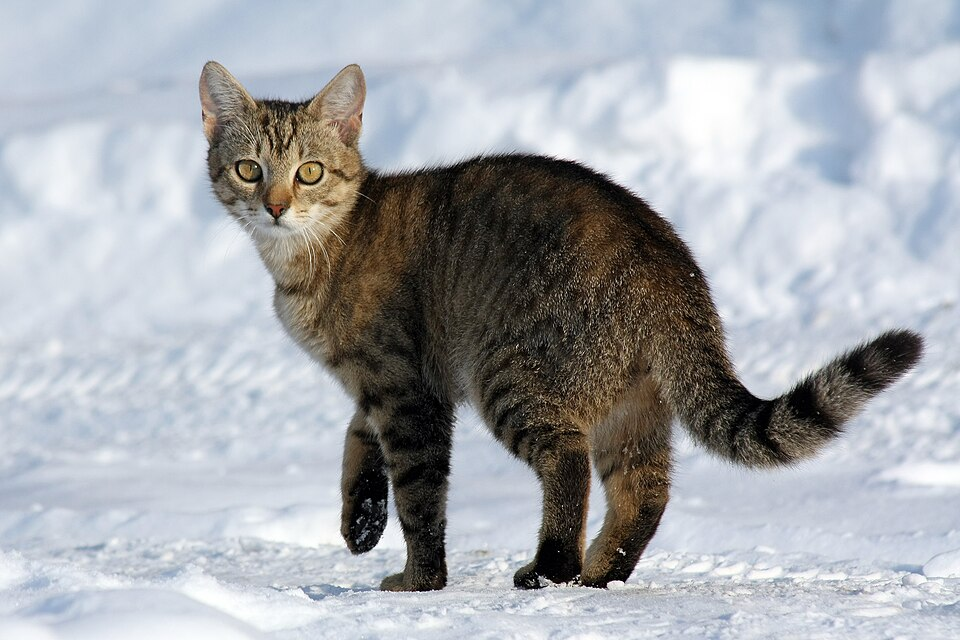
//> input picture 12/kadai/images/cat2.jpg, 960 x 640 px
$ ./mc12-kadai images/cat2.jpg   (built with g++ and OpenCV 4)
//> lines starting //> are read from the running program, lines starting //| are printed output that depends on the picture; after the words box and inside, x2 and y2 are one past the last pixel; in counts of white or black regions, pixels touching at a corner belong together
//> further down, srcImg is the input picture: 640 rows x 960 cols, CV_8UC3; mean B, G, R 173.7, 169, 165.9
// g++ -std=c++11 mc12-kadai.cpp `pkg-config --cflags --libs opencv4`
// 第12回課題: 人の顔以外のカスケード分類器を探して使う
// → OpenCV公式配布の「猫の正面顔」検出器 haarcascade_frontalcatface_extended.xml を使用
//   出典: https://github.com/opencv/opencv/tree/master/data/haarcascades
//   (Joseph Howse 作, LBP/Haar ベースの猫顔検出器)
//
// 使い方:
//   ./a.out 画像ファイル   → 静止画から猫顔検出、結果を images/catResult.jpg に保存
//   ./a.out               → 内蔵カメラ映像からリアルタイム検出 (qで終了)
#include <iostream>
#include <opencv2/opencv.hpp>
#include <opencv2/objdetect/objdetect.hpp>

// 検出して矩形を描画する共通処理
static int detectAndDraw(cv::CascadeClassifier &cascade, const cv::Mat &src, cv::Mat &dst) {
    dst = src.clone();
    cv::Mat gray;
    cv::cvtColor(src, gray, cv::COLOR_BGR2GRAY);
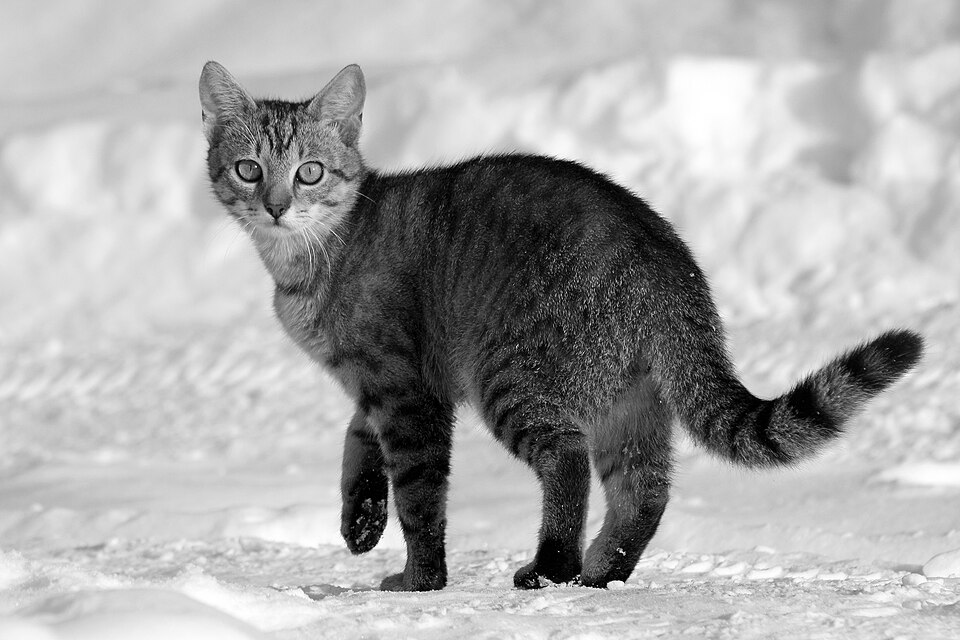
//> gray: 640 rows x 960 cols, CV_8UC1; min 0, max 255, mean 168.6
    cv::equalizeHist(gray, gray);  // 明るさを正規化して検出精度を上げる
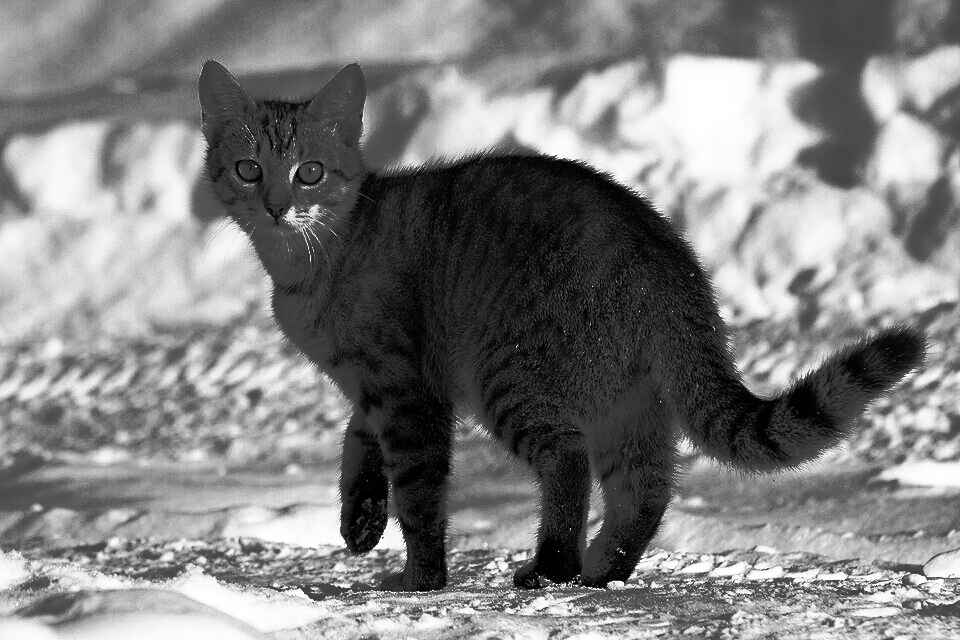
//> gray: 640 rows x 960 cols, CV_8UC1; min 0, max 255, mean 128.3

    std::vector<cv::Rect> cats;
    // 猫顔検出器は人の顔用より検出が渋いため、拡大率を1.02と細かくして取り逃しを減らす
    // (1.1 では images/cat2.jpg の猫顔を取り逃した)
    // 一方で誤検出も出やすいので近傍数を8まで上げて抑制 (3ではしっぽを誤検出)
    cascade.detectMultiScale(gray, cats, 1.02, 8, 0, cv::Size(100, 100));
//> cats = 1 Rect (x, y, width, height): [212, 118, 131, 131]

    for (size_t i = 0; i < cats.size(); i++) {
        cv::rectangle(dst, cats[i], cv::Scalar(0, 0, 255), 3);
        cv::putText(dst, "cat", cv::Point(cats[i].x, cats[i].y - 8),
                    cv::FONT_HERSHEY_SIMPLEX, 0.8, cv::Scalar(0, 0, 255), 2);
    }
//> this loop made 1 pass
//> pass 1, in detectAndDraw, `cv::putText(dst, "cat", cv::Point(cats[i].x, cats[i].y - 8), cv::FONT_..`:
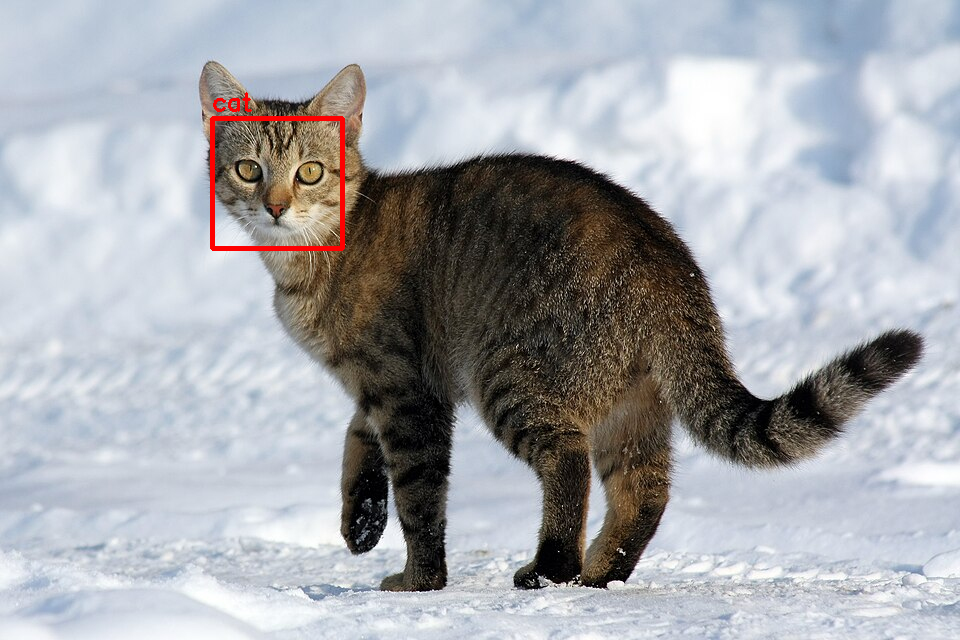
//> dst: 640 rows x 960 cols, CV_8UC3; 0.47% of pixels changed, all inside (x1, y1, x2, y2) = (210, 92, 345, 251)
    return (int)cats.size();
}

int main(int argc, char *argv[]) {
    cv::CascadeClassifier cascade;
    cascade.load("cascade/haarcascade_frontalcatface_extended.xml");
    if (cascade.empty()) {
        printf("Cascade file not found\n");
        return -1;
    }

    if (argc >= 2) {
        // 静止画モード
        cv::Mat srcImg = cv::imread(argv[1]);
        if (srcImg.empty()) {
            printf("Image file not found\n");
            return -1;
        }
        cv::Mat resultImg;
        int n = detectAndDraw(cascade, srcImg, resultImg);
//> n = 1
        printf("detected: %d cat face(s)\n", n);
//| detected: 1 cat face(s)
        cv::imwrite("images/catResult.jpg", resultImg);
        if (getenv("HEADLESS") == NULL) {
            cv::imshow("result", resultImg);
            cv::waitKey(0);
        }
        return 0;
//> (the program exits here)

$ run again, with 12/kadai/images/cat.jpg copied over 12/kadai/images/cat2.jpg
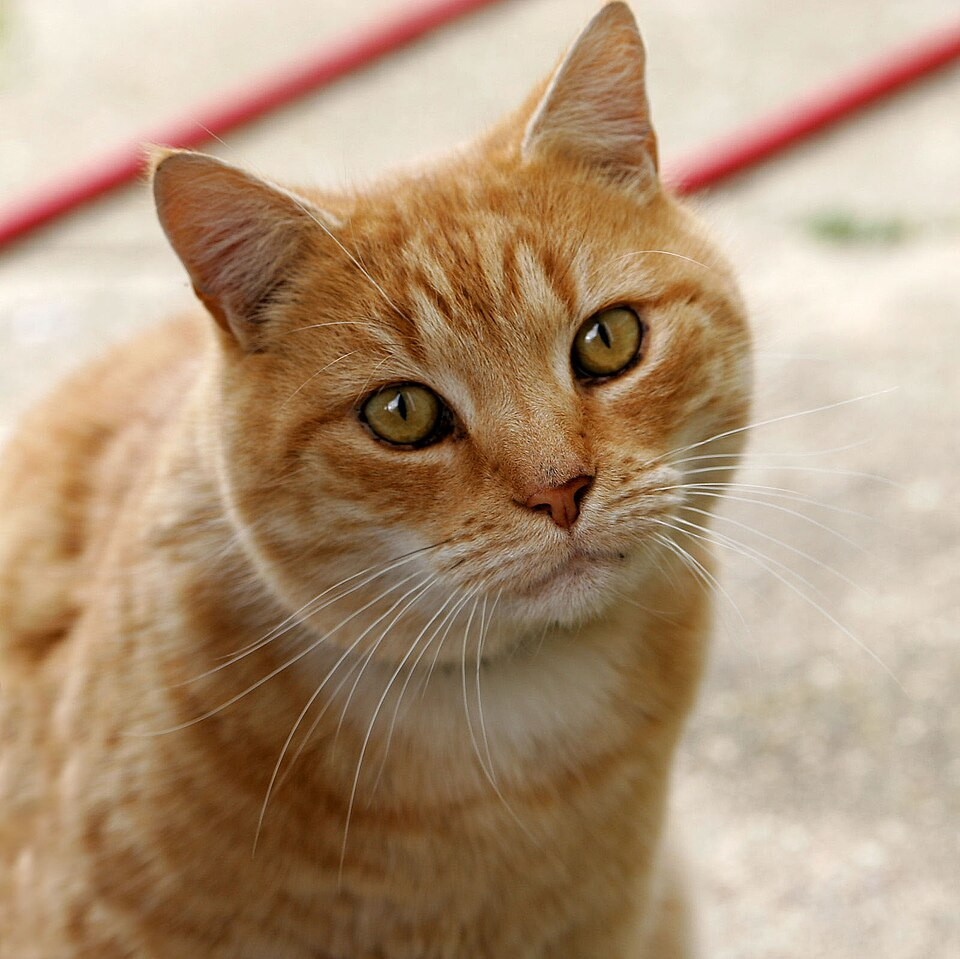
//> input picture 12/kadai/images/cat.jpg, 960 x 959 px
//> srcImg is the input picture: 959 rows x 960 cols, CV_8UC3; mean B, G, R 120.8, 148.8, 175.9
//> in detectAndDraw, `cv::cvtColor(src, gray, cv::COLOR_BGR2GRAY);`:
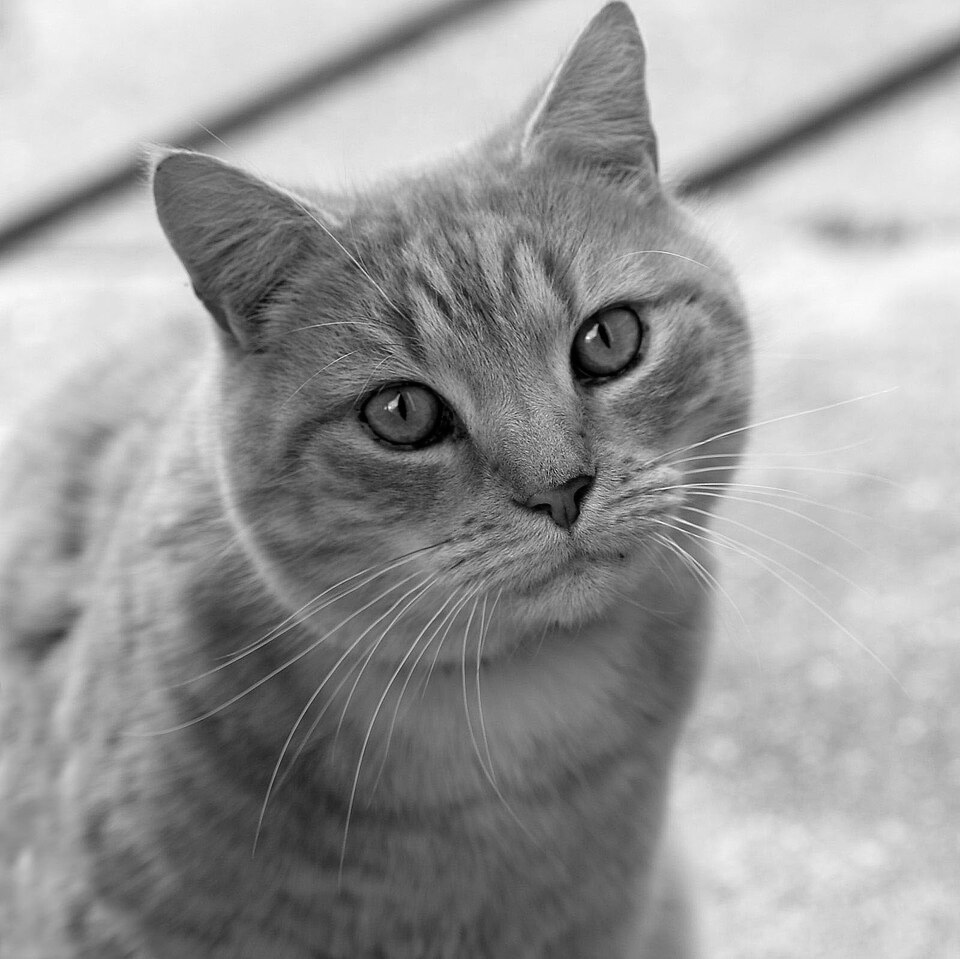
//> gray: 959 rows x 960 cols, CV_8UC1; min 0, max 254, mean 153.7
//> in detectAndDraw, `cv::equalizeHist(gray, gray);`:
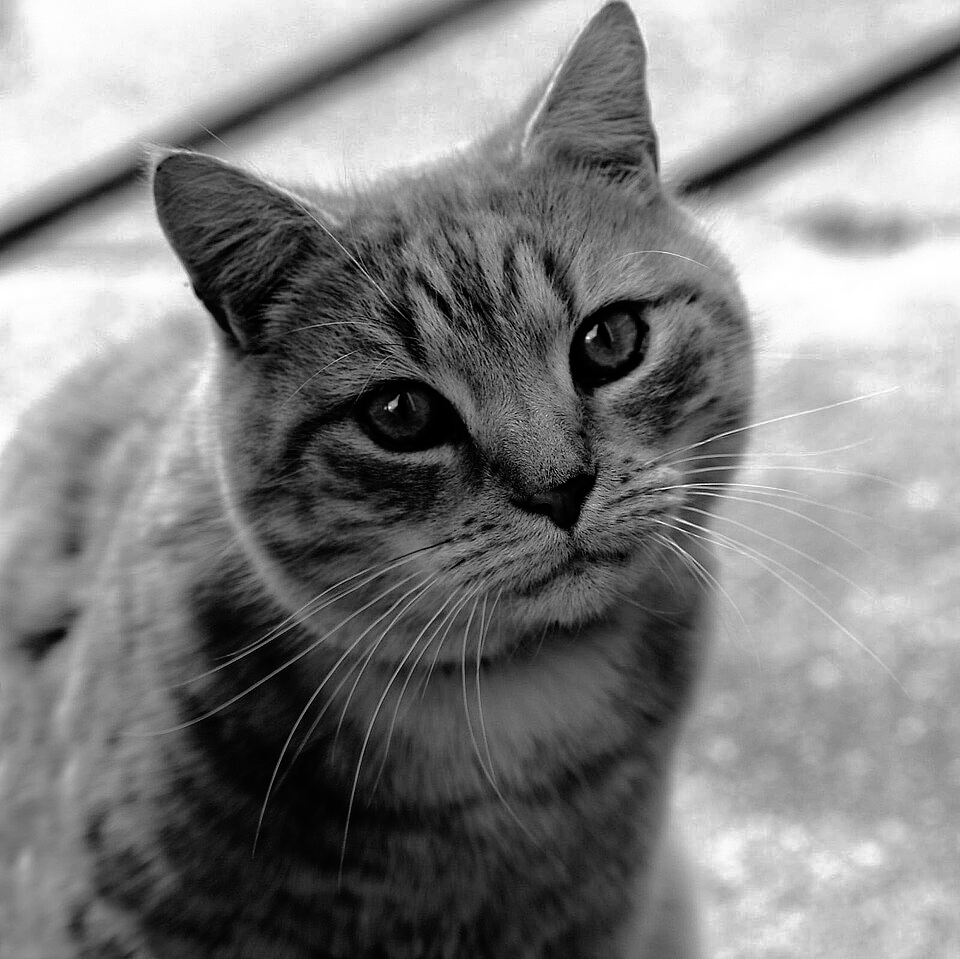
//> gray: 959 rows x 960 cols, CV_8UC1; min 0, max 255, mean 128.2
//> cats = empty
//> n = 0
//| detected: 0 cat face(s)

$ run again, with 12/kadai/images/highway.jpg copied over 12/kadai/images/cat2.jpg
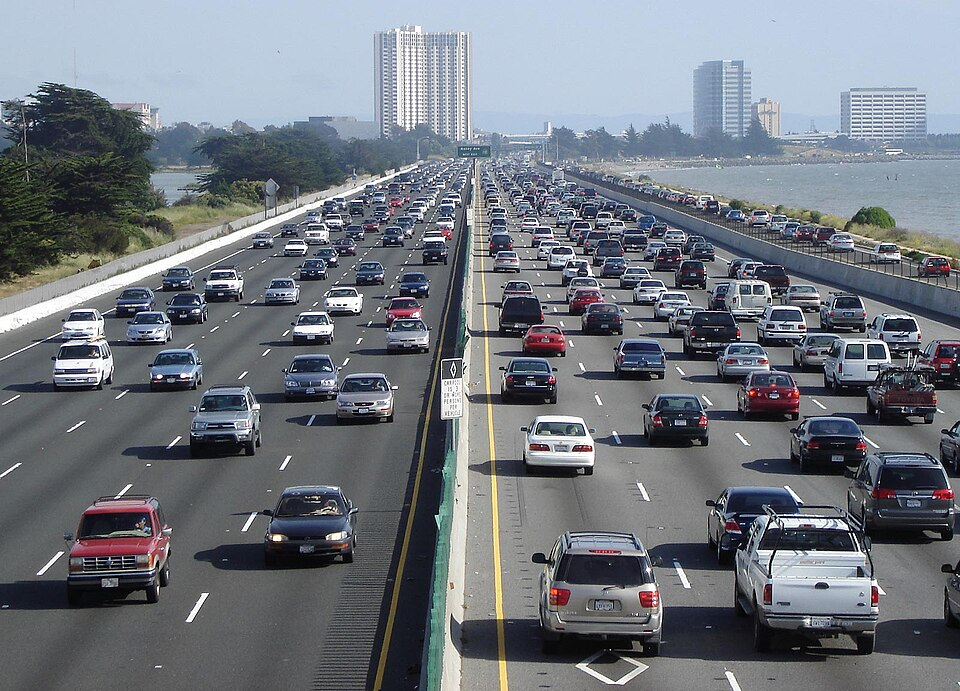
//> input picture 12/kadai/images/highway.jpg, 960 x 691 px
//> srcImg is the input picture: 691 rows x 960 cols, CV_8UC3; mean B, G, R 126.9, 119.2, 113.9
//> in detectAndDraw, `cv::cvtColor(src, gray, cv::COLOR_BGR2GRAY);`:
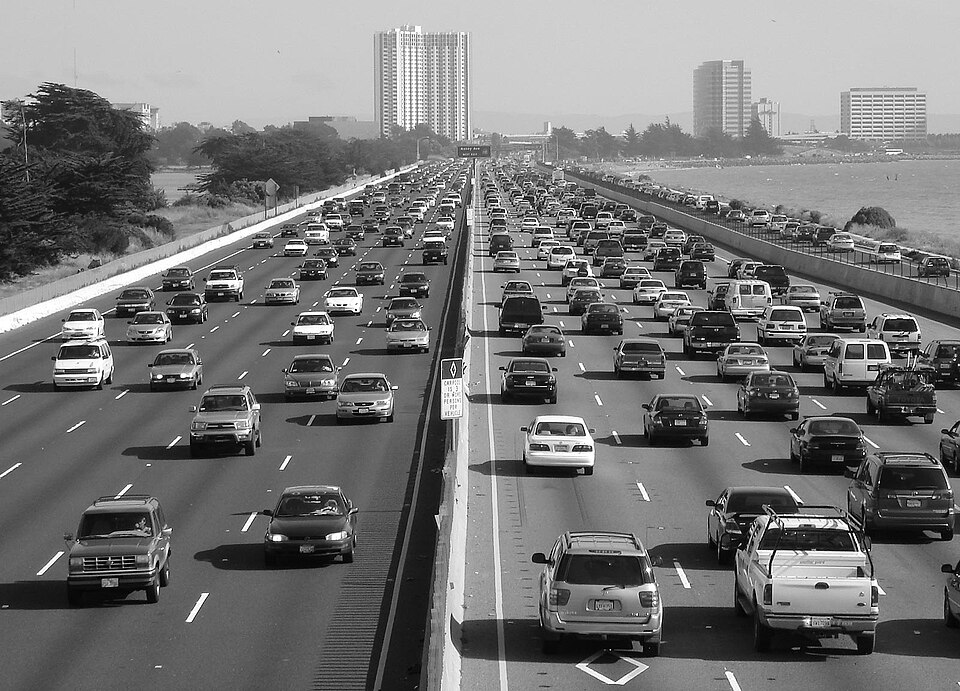
//> gray: 691 rows x 960 cols, CV_8UC1; min 0, max 255, mean 118.5
//> in detectAndDraw, `cv::equalizeHist(gray, gray);`:
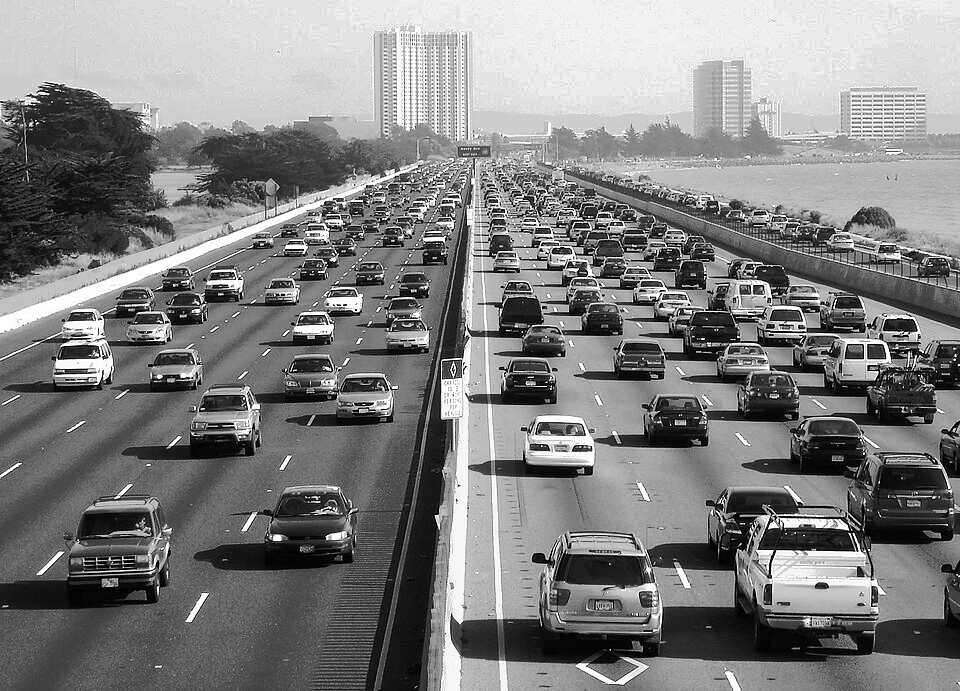
//> gray: 691 rows x 960 cols, CV_8UC1; min 0, max 255, mean 128.2
//> cats = empty
//> n = 0
//| detected: 0 cat face(s)

$ run again, with 12/kadai/images/traffic.jpg copied over 12/kadai/images/cat2.jpg
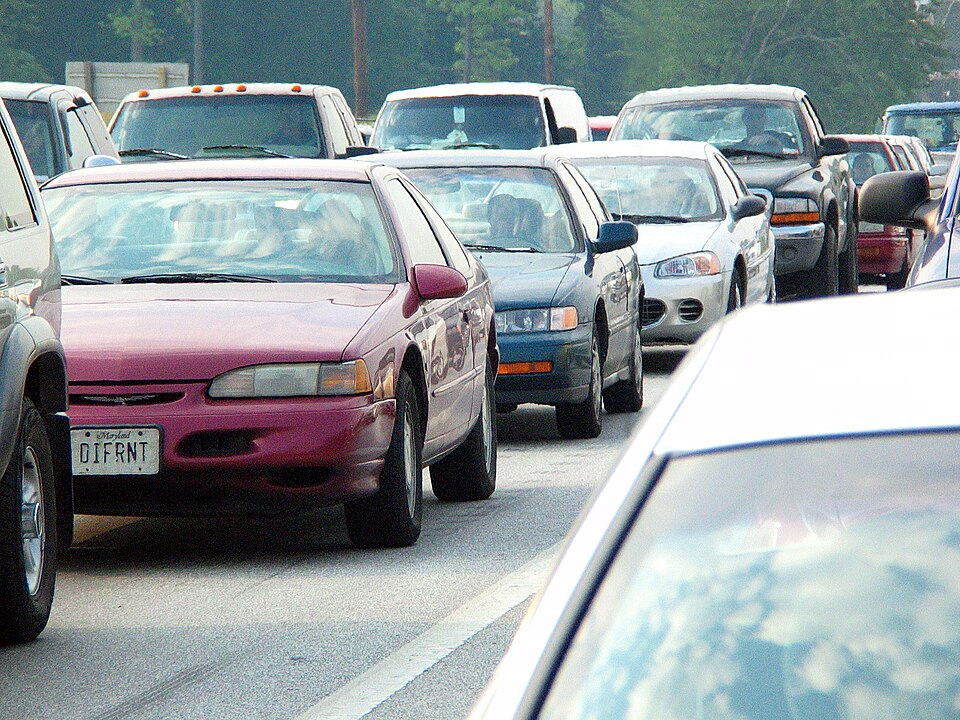
//> input picture 12/kadai/images/traffic.jpg, 960 x 720 px
//> srcImg is the input picture: 720 rows x 960 cols, CV_8UC3; mean B, G, R 159.8, 156.4, 147
//> in detectAndDraw, `cv::cvtColor(src, gray, cv::COLOR_BGR2GRAY);`:
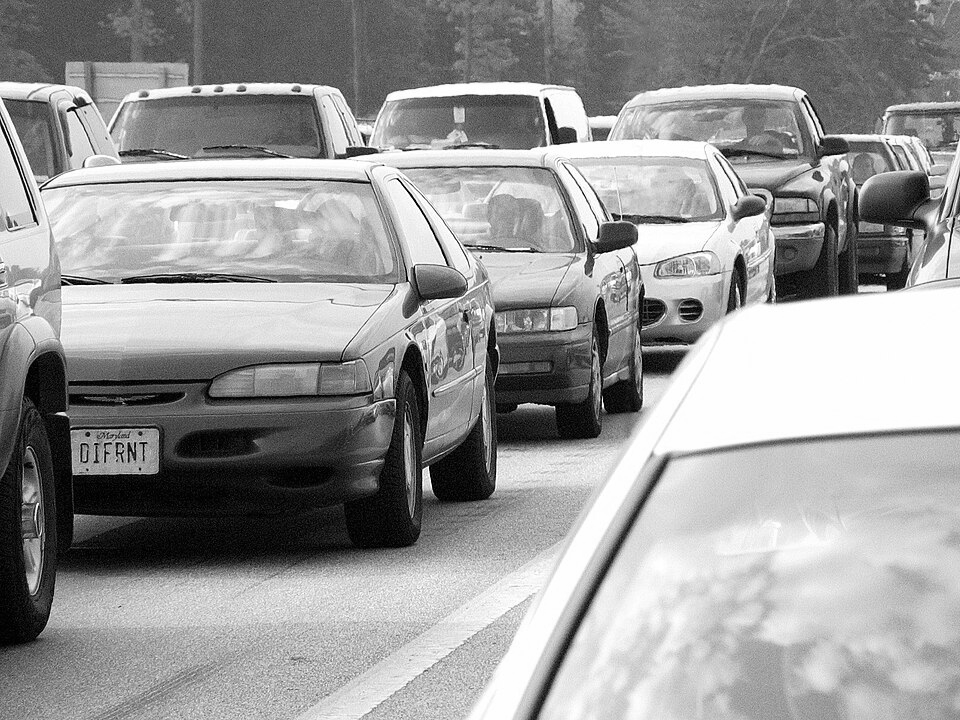
//> gray: 720 rows x 960 cols, CV_8UC1; min 0, max 255, mean 154
//> in detectAndDraw, `cv::equalizeHist(gray, gray);`:
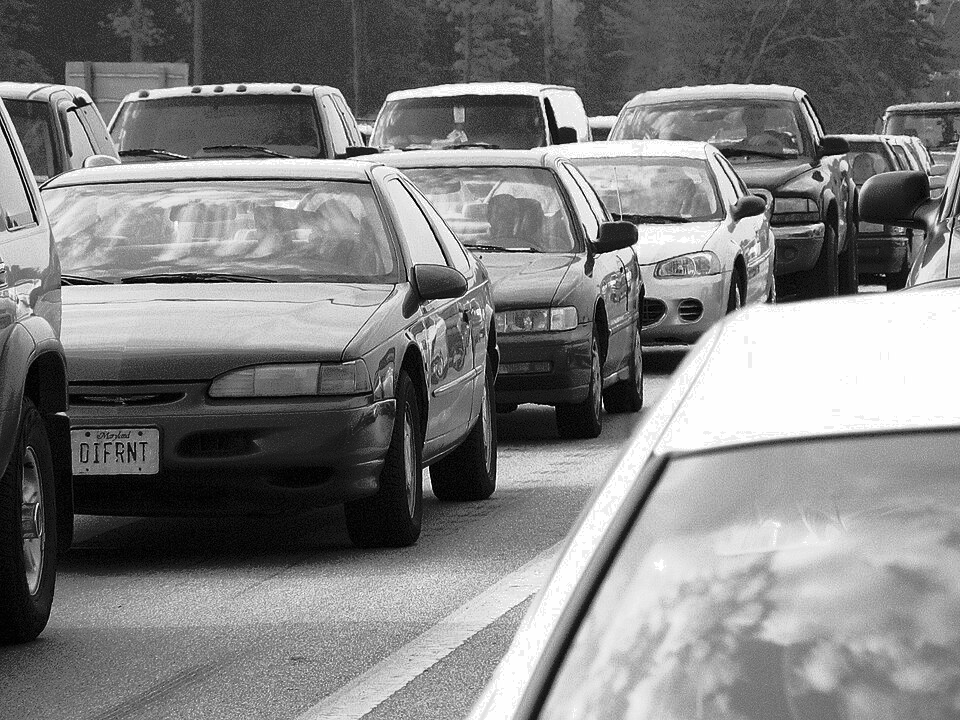
//> gray: 720 rows x 960 cols, CV_8UC1; min 0, max 255, mean 128.2
//> cats = empty
//> n = 0
//| detected: 0 cat face(s)
